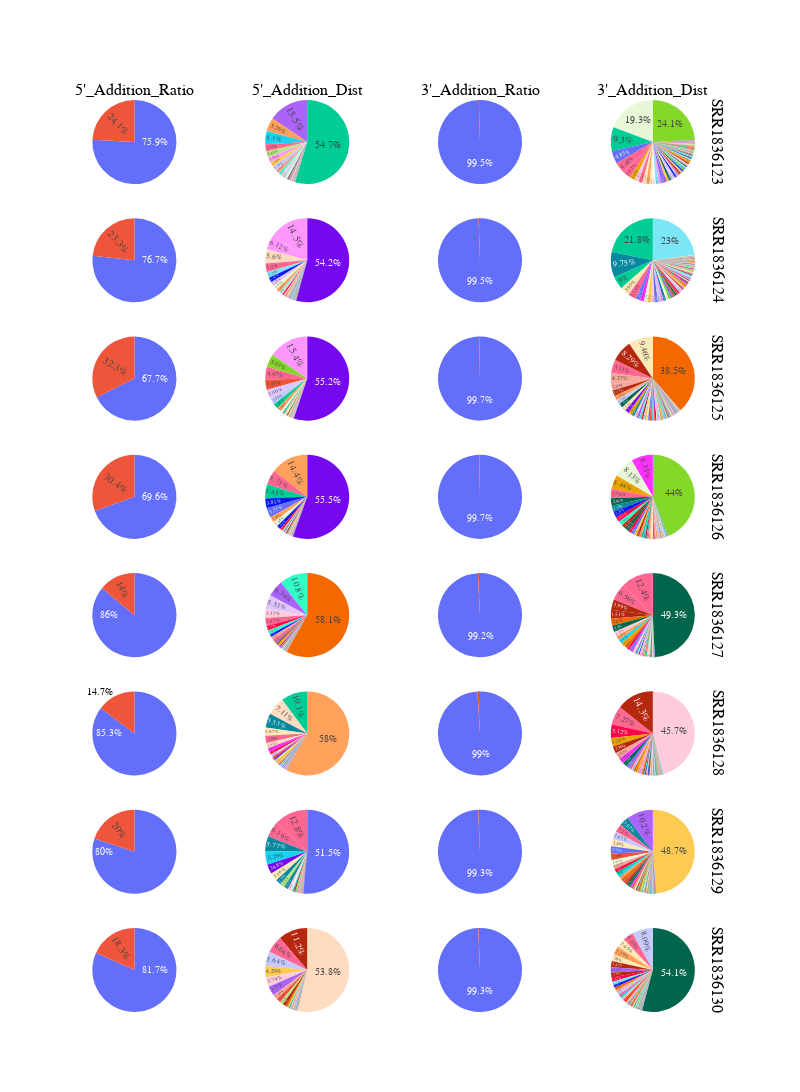

Notebook source saved alongside this figure:
### Code cell
'''
    The function shows the 5' and 3' base addition modifications of tRFs.
    The function will print the top 5' and 3' addition modifications
    And draw four types/columns of pie charts:
        1. Pie charts showing the ratio of tRFs with or without 5'-Addition modification
        2. Pie charts showing the composition of 5'-Addition modifications
        3. Pie charts showing the ratio of tRFs with or without 3'-Addition modification
        4. Pie charts showing the composition of 3'-Addition modifications
    @param d: The data object generated by data_loader.py
    @param proj_name: the name of project, the default is "test", use can check the name of hit.tab file
            it follows the pattern : <sampleID>+"_"+<proj_name>+"_hit.tab"
    @param top_num: The number of top addition modifications to be printed out
    @param radius: the radius of pies
    @param fontsize: font size of the title 
    @param fig_width: the width of the figure
    @param fig_height: the height of the figure
    @return: None
'''
rs.getAddModificationStatisitc2(d, 
                                proj_name = 'test', 
                                top_num=10,
                                fontsize=12,
                                fig_width=600,
                                fig_height=1200)

### Figure 1 — Plotly figure (JSON) as saved in the notebook; plotly's stock layout.template omitted (floating-point values rounded to 4 significant figures; data arrays with more than 128 entries replaced by an {"elided": "..."} marker saying what was removed)
{"data": [{"domain": {"x": [0.0, 0.17], "y": [0.9078, 1.0]}, "insidetextorientation": "radial", "labels": ["Addition", "None"], "type": "pie", "values": [1391000.0, 4384000.0]}, {"domain": {"x": [0.27, 0.44], "y": [0.9078, 1.0]}, "hovertext": {"elided": "252 str values"}, "textposition": "inside", "type": "pie", "values": {"elided": "252 float values"}}, {"domain": {"x": [0.54, 0.71], "y": [0.9078, 1.0]}, "labels": ["Addition", "None"], "textposition": "inside", "type": "pie", "values": [26230.0, 5749000.0]}, {"domain": {"x": [0.81, 0.98], "y": [0.9078, 1.0]}, "hovertext": ["A", "ACCATCCTCTGCTACCA", "ACCTCCACCA", "ACGGCACCA", "ATCCCAGCGGTGCCTCCA", "ATCTCCACCA", "CA", "CACCA", "CCA", "CCCACCAGAGTCGCCA", "CCCCGGCCCATGCACCA", "CCCGGCGGAGTCGCCA", "CCCGGTTTTCGGCACCA", "CCCTTCGTGGTCGCC", "CCCTTCGTGGTCGCCA", "CCGGTCGCCA", "CCGGTTTTCGGCACCA", "CCTCCGTGGTTACCA", "CCTGGGTTTCGGCACCA", "CCTGGTTTCGGCACCA", "CCTGTTCGGGCGCCA", "CCTTCGTGGTCGCCA", "CGACTACGCCA", "CGCATCCCAGCGAGGCCTCCA", "CGCCA", "CGCCTCCCAGCGGGGCCTCCA", "CGGATCCCAGCGAGGCCTCCA", "CGGATCCCAGCGTGGCCTCCA", "CGGCTCCCAGCGGGGCCTCCA", "CGTATCCCAGCGAGGCCTCCA", "CGTCTCCCAGCGGGGCCTCCA", "CTCACACGGGGCACCA", "CTCTGTTCGGGCGCCA", "CTCTTCGTGGTCGCCA", "CTGGGTTTCGGCACCA", "CTTCGTGGTCGCCA", "G", "GA", "GACGACCCACCA", "GACGACCCACCAA", "GACGATCCACCA", "GCCTCAGAGAGGGCACCA", "GCGCCA", "GCTACCA", "GG", "GGAGGCCCTGTGTTCGATCCACAGAATTCGCACCA", "GGAGGTCCTGTGTTCGA", "GGAGGTCCTGTGTTCGATCCA", "GGAGGTCCTGTGTTCGATCCACA", "GGAGGTCCTGTGTTCGATCCACAGA", "GGAGGTCCTGTGTTCGATCCACAGAACTCGCACCA", "GGAGGTCCTGTGTTCGATCCACAGAATCCGCACCA", "GGAGGTCCTGTGTTCGATCCACAGAATTCGCA", "GGAGGTCCTGTGTTCGATCCACAGAATTCGCAA", "GGAGGTCCTGTGTTCGATCCACAGAATTCGCACA", "GGAGGTCCTGTGTTCGATCCACAGAATTCGCACC", "GGAGGTCCTGTGTTCGATCCACAGAATTCGCACCA", "GGAGGTCCTGTGTTCGATCCACAGAATTCGCACCAA", "GGAGGTCCTGTGTTCGATCCACAGAATTCGCACCCA", "GGAGGTCCTGTGTTCGATCCACAGAATTCGTACCA", "GGAGGTCCTGTGTTCGATCCACAGAATTCTCACCA", "GGAGGTCCTGTGTTCGATCCACAGAATTGCACCA", "GGAGGTCCTGTGTTCGATCCACAGAATTTGCACCA", "GGAGGTCCTGTGTTCGATCTACAGAATTCGCACCA", "GGAGGTCTTGTGTTCGATCCACAGAATTCGCACCA", "GGAGTTCCTGTGTTCGATCCACAGAATTCGCACCA", "GGATGTCCTGTGTTCGATCCACAGAATTCGCACCA", "GGGCGCCA", "GGTCGCCA", "GTACCA", "GTAGGTCCTGTGTTCGATCCACAGAATTCGCACCA", "GTGCGCCA", "GTTGGGCGCCA", "T", "TA", "TACCA", "TCACCA", "TCCA", "TCCACCA", "TCCGTACGGGCCACCA", "TCGGCCCATGCACCA", "TCGGGCGCCA", "TCGGGTTTCGGCACCA", "TGAACCA", "TGACGCCA", "TGCCA", "TGGCGCCA", "TGGTCGCCA", "TTCCA", "TTGGGCGCCA", "TTTCTGGTCTCCAATGGAGGCGTGGGTTCGGATCCCACTTCTGACACCA", "TTTCTGGTCTCCAATGGAGGCGTGGGTTCGTATCCCACTTCTGACACCA"], "textposition": "inside", "type": "pie", "values": [793.0, 180.0, 178.0, 61.0, 20.0, 28.0, 5052.0, 48.0, 2439.0, 32.0, 53.0, 80.0, 28.0, 24.0, 1175.0, 51.0, 63.0, 27.0, 44.0, 23.0, 225.0, 364.0, 72.0, 20.0, 106.0, 29.0, 290.0, 25.0, 267.0, 129.0, 110.0, 512.0, 43.0, 240.0, 146.0, 149.0, 64.0, 314.0, 1271.0, 57.99, 85.99, 30.0, 44.0, 257.0, 32.0, 46.0, 68.0, 26.0, 34.0, 30.0, 32.0, 410.0, 149.0, 22.0, 198.0, 62.0, 6321.0, 20.0, 24.0, 31.0, 121.0, 27.0, 270.0, 22.0, 23.0, 53.0, 24.0, 90.0, 298.0, 27.0, 73.0, 126.0, 45.0, 23.0, 31.0, 214.0, 21.0, 21.0, 177.0, 22.0, 22.0, 302.0, 183.0, 91.0, 428.0, 163.0, 50.0, 24.0, 346.0, 21.0, 85.0, 47.0]}, {"domain": {"x": [0.0, 0.17], "y": [0.7781, 0.8703]}, "insidetextorientation": "radial", "labels": ["Addition", "None"], "type": "pie", "values": [1511000.0, 4984000.0]}, {"domain": {"x": [0.27, 0.44], "y": [0.7781, 0.8703]}, "hovertext": {"elided": "292 str values"}, "textposition": "inside", "type": "pie", "values": {"elided": "292 float values"}}, {"domain": {"x": [0.54, 0.71], "y": [0.7781, 0.8703]}, "labels": ["Addition", "None"], "textposition": "inside", "type": "pie", "values": [34610.0, 6461000.0]}, {"domain": {"x": [0.81, 0.98], "y": [0.7781, 0.8703]}, "hovertext": ["A", "AA", "ACCATCCTCTGCTACCA", "ACCTCCACCA", "ACGGCACCA", "ATCCCTCCGTGGTTACCA", "ATCTCCACCA", "C", "CA", "CACCA", "CCA", "CCCACCAGAGTCGCCA", "CCCATCTGGGGTGCCA", "CCCCGGCCCATGCACCA", "CCCGGCGGAGTCGCCA", "CCCGTGCCGGTCACCA", "CCCTTCGTGGTCGCC", "CCCTTCGTGGTCGCCA", "CCGGGTCTCGGCACCA", "CCGGTCGCCA", "CCGGTTTTCGGCACCA", "CCTCACACGGGGCACCA", "CCTCCGTGGTTACCA", "CCTGGGTTTCGGCACCA", "CCTGTTCAGGCGCCA", "CCTGTTCGGGCGCCA", "CCTTCGTGGTCGCCA", "CGACGCCA", "CGACTACGCCA", "CGATCCCAGCGAGGCCTCCA", "CGCATCCCAGCGAGGCCTCCA", "CGCCA", "CGCCTCCCAGCGGGGCCTCCA", "CGGATCCCAGCGAGGCCTCCA", "CGGATCCCAGCGTGGCCTCCA", "CGGCTCCCAGCGGGGCCTCCA", "CGTATCCCAGCGAGGCCTCCA", "CGTCTCCCAGCGGGGCCTCCA", "CTCACACGGGGCACCA", "CTCGTACGGGCCACCA", "CTCTGTTCGGGCGCCA", "CTCTTCGTGGTCGCCA", "CTGGGTTTCGGCACCA", "CTTCGTGGTCGCCA", "G", "GA", "GACGACCCACCA", "GACGACCCACCAA", "GACGACTCACCA", "GACGATCCACCA", "GCCA", "GCCTCAGAGAGGGCACCA", "GCGCCA", "GCTACCA", "GG", "GGAGGCCCTGTGTTCGATCCACAGAATTCGCACCA", "GGAGGTCCTGTGTTCGA", "GGAGGTCCTGTGTTCGATCCA", "GGAGGTCCTGTGTTCGATCCACA", "GGAGGTCCTGTGTTCGATCCACAGA", "GGAGGTCCTGTGTTCGATCCACAGAA", "GGAGGTCCTGTGTTCGATCCACAGAACTCGCACCA", "GGAGGTCCTGTGTTCGATCCACAGAATCCGCACA", "GGAGGTCCTGTGTTCGATCCACAGAATCCGCACCA", "GGAGGTCCTGTGTTCGATCCACAGAATTCGCA", "GGAGGTCCTGTGTTCGATCCACAGAATTCGCAA", "GGAGGTCCTGTGTTCGATCCACAGAATTCGCACA", "GGAGGTCCTGTGTTCGATCCACAGAATTCGCACC", "GGAGGTCCTGTGTTCGATCCACAGAATTCGCACCA", "GGAGGTCCTGTGTTCGATCCACAGAATTCGCACCAA", "GGAGGTCCTGTGTTCGATCCACAGAATTCGCACCCA", "GGAGGTCCTGTGTTCGATCCACAGAATTCGTACCA", "GGAGGTCCTGTGTTCGATCCACAGAATTCTCACCA", "GGAGGTCCTGTGTTCGATCCACAGAATTGCACCA", "GGAGGTCCTGTGTTCGATCCACAGAATTTGCACCA", "GGAGGTCCTGTGTTCGATCCACATAATTCGCACCA", "GGAGGTCCTGTGTTCGATCTACAGAATTCGCACCA", "GGAGGTCCTGTGTTCGATTCACAGAATTCGCACCA", "GGAGGTCTTGTGTTCGATCCACAGAATTCGCACCA", "GGAGTTCCTGTGTTCGATCCACAGAATTCGCACCA", "GGGCGCCA", "GGTCGCCA", "GTACCA", "GTAGGTCCTGTGTTCGATCCACAGAATTCGCACCA", "GTCCCGGCGGAGTCGCCA", "GTGCGCCA", "GTTGGGCGCCA", "T", "TA", "TACCA", "TCACCA", "TCAGGCGCCA", "TCCA", "TCCACCA", "TCCGTACGGGCCACCA", "TCGGGCGCCA", "TCGGGTTTCGGCACCA", "TGAACCA", "TGACGCCA", "TGCCA", "TGGCGCCA", "TGGTCGCCA", "TTCCA", "TTGGGCGCCA", "TTTCCA", "TTTCTGGTCTCCAATGGAGGCGTGGGTTCGGATCCCACTTCTGACACCA", "TTTCTGGTCTCCAATGGAGGCGTGGGTTCGTATCCCACTTCTGACACCA"], "textposition": "inside", "type": "pie", "values": [1102.0, 40.0, 176.0, 224.0, 116.0, 31.0, 47.0, 21.0, 7549.0, 36.0, 3376.0, 34.0, 28.0, 44.0, 87.0, 55.0, 25.0, 1263.0, 30.0, 38.0, 53.0, 21.0, 27.0, 49.0, 34.0, 440.0, 380.0, 27.0, 124.0, 20.0, 22.0, 158.0, 27.0, 260.0, 20.0, 331.0, 124.0, 139.0, 440.0, 22.0, 55.0, 167.0, 139.0, 167.0, 96.0, 390.0, 1731.0, 59.98, 42.99, 151.0, 20.0, 24.0, 73.0, 305.0, 43.0, 45.0, 72.0, 22.0, 61.0, 50.0, 22.0, 48.0, 22.0, 546.0, 281.0, 39.0, 254.0, 72.0, 7959.0, 20.0, 20.0, 40.0, 156.0, 28.0, 373.0, 29.0, 43.0, 23.0, 24.0, 86.0, 182.0, 357.0, 208.0, 78.0, 21.0, 92.0, 35.0, 21.0, 73.0, 162.0, 41.0, 22.0, 29.0, 129.0, 20.0, 565.0, 179.0, 89.0, 483.0, 148.0, 81.0, 34.0, 485.0, 29.0, 36.0, 113.0, 62.0]}, {"domain": {"x": [0.0, 0.17], "y": [0.6484, 0.7406]}, "insidetextorientation": "radial", "labels": ["Addition", "None"], "type": "pie", "values": [4118000.0, 8625000.0]}, {"domain": {"x": [0.27, 0.44], "y": [0.6484, 0.7406]}, "hovertext": {"elided": "268 str values"}, "textposition": "inside", "type": "pie", "values": {"elided": "268 float values"}}, {"domain": {"x": [0.54, 0.71], "y": [0.6484, 0.7406]}, "labels": ["Addition", "None"], "textposition": "inside", "type": "pie", "values": [42570.0, 12700000.0]}, {"domain": {"x": [0.81, 0.98], "y": [0.6484, 0.7406]}, "hovertext": ["A", "AA", "ACCA", "ACCCCCACCA", "ACCTCCACCA", "ACCTTCACCA", "ACGGTCCACC", "ACTTCCACCA", "AGCCA", "AGTTGA", "ATACCCCCACCA", "ATACCTCCACCA", "ATATCTCCACCA", "ATCTCCACCA", "ATTTCTGCTACCA", "CA", "CC", "CCA", "CCACCA", "CCAGCGGTGCCTCCA", "CCTCCA", "CGA", "CGACTACGCCA", "CGACTCCCAGCGTGGCCTCCA", "CGATCCCAGCGAGGCCTCCA", "CGATGCCTCCA", "CGCATCCCAGCGAGGCCTCCA", "CGCCTCCCAGCGGGGCCTCCA", "CGCGGCCTCCA", "CGCTGCCTCCA", "CGGATCCCAGCGAGGCCTCCA", "CGGATCCCAGCGTGGCCTCCA", "CGGATCCCAGTATAGCCTCCA", "CGGCTCCCAGCGGGGCCTCCA", "CGTATCCCAGCGAGGCCTCCA", "CGTATCCCAGCGTGGCCTCCA", "CGTCTCCCAGCGGGGCCTCCA", "CGTGCCTCCA", "CGTGGCCTCCA", "CGTTGCCTCCA", "G", "GA", "GACGACCCACCA", "GACGACCCACCAA", "GACGACTCACCA", "GACGATCCACCA", "GAGGTCCTGTGTTCGATCCACAGAATTCGCACCA", "GCCTGTCACCA", "GCTACCA", "GGAGAGCGCCAGACTGAAGATCTGGAGGTCCTGTGTTCGATCCACAGAATTCGC", "GGAGATCCTGTGTTCGATCCACAGAATTCGCACCA", "GGAGGCCCTGTGTTCGATCCACAGAATTCGCACCA", "GGAGGTCCTGTGTCCGATCCACAGAATTCGCACCA", "GGAGGTCCTGTGTTCGA", "GGAGGTCCTGTGTTCGATCCA", "GGAGGTCCTGTGTTCGATCCACA", "GGAGGTCCTGTGTTCGATCCACAGA", "GGAGGTCCTGTGTTCGATCCACAGAA", "GGAGGTCCTGTGTTCGATCCACAGAACTCGCACCA", "GGAGGTCCTGTGTTCGATCCACAGAATCCGCACA", "GGAGGTCCTGTGTTCGATCCACAGAATCCGCACCA", "GGAGGTCCTGTGTTCGATCCACAGAATTCGCA", "GGAGGTCCTGTGTTCGATCCACAGAATTCGCAA", "GGAGGTCCTGTGTTCGATCCACAGAATTCGCAAA", "GGAGGTCCTGTGTTCGATCCACAGAATTCGCAC", "GGAGGTCCTGTGTTCGATCCACAGAATTCGCACA", "GGAGGTCCTGTGTTCGATCCACAGAATTCGCACC", "GGAGGTCCTGTGTTCGATCCACAGAATTCGCACCA", "GGAGGTCCTGTGTTCGATCCACAGAATTCGCACCAA", "GGAGGTCCTGTGTTCGATCCACAGAATTCGCACCCA", "GGAGGTCCTGTGTTCGATCCACAGAATTCGTACCA", "GGAGGTCCTGTGTTCGATCCACAGAATTCTCACA", "GGAGGTCCTGTGTTCGATCCACAGAATTCTCACCA", "GGAGGTCCTGTGTTCGATCCACAGAATTGCACCA", "GGAGGTCCTGTGTTCGATCCACAGAATTGGCACCA", "GGAGGTCCTGTGTTCGATCCACAGAATTTGCACA", "GGAGGTCCTGTGTTCGATCCACAGAATTTGCACCA", "GGAGGTCCTGTGTTCGATCCACATAATTCGCACCA", "GGAGGTCCTGTGTTCGATCCATAGAATTCGCACCA", "GGAGGTCCTGTGTTCGATCTACAGAATCCGCACCA", "GGAGGTCCTGTGTTCGATCTACAGAATTCGCACCA", "GGAGGTCCTGTGTTCGATTCACAGAATTCGCACCA", "GGAGGTCCTTTGTTCGATCCACAGAATTCGCACCA", "GGAGGTCTTGTGTTCGATCCACAGAATTCGCACCA", "GGAGTTCCTGTGTTCGATCCACAGAATTCGCACCA", "GGATGTCCTGTGTTCGATCCACAGAATTCGCACCA", "GGGAGCCA", "GTAGGTCCTGTGTTCGATCCACAGAATTCGCACCA", "GTCCTCCA", "TA", "TACCA", "TCGGGCGCCA", "TCGGGGCCTCCA", "TCGGTGCCTCCA", "TGCCA", "TGCCTCCA", "TGCTACCA", "TGGTTCGA", "TGTCTCCA", "TGTGCCTCCA", "TTA", "TTCCA", "TTCCTCCA", "TTCGGGTTTCGGCACCA", "TTTA", "TTTCCA"], "textposition": "inside", "type": "pie", "values": [2174.0, 55.0, 322.0, 165.0, 733.0, 30.0, 20.0, 51.0, 25.0, 22.0, 20.0, 160.0, 21.0, 191.0, 22.0, 196.0, 21.0, 4027.0, 22.0, 22.0, 38.0, 65.0, 29.0, 33.0, 92.0, 21.0, 107.0, 125.0, 21.0, 84.0, 922.0, 68.0, 24.0, 731.0, 424.0, 23.0, 367.0, 159.0, 263.0, 676.0, 114.0, 1817.0, 3530.0, 270.0, 127.0, 272.0, 22.0, 23.0, 107.0, 20.0, 22.0, 50.0, 26.0, 74.0, 28.0, 110.0, 93.0, 27.0, 79.0, 52.0, 1061.0, 790.0, 94.0, 28.0, 33.0, 621.0, 235.0, 16410.0, 58.0, 74.0, 70.0, 22.0, 385.0, 39.0, 34.0, 22.0, 669.0, 39.0, 41.0, 22.0, 49.0, 26.0, 26.0, 54.0, 93.0, 36.0, 27.0, 150.0, 31.0, 196.0, 266.0, 27.0, 82.0, 156.0, 21.0, 51.0, 149.0, 122.0, 25.0, 443.0, 42.0, 156.0, 56.0, 61.0, 28.0, 21.0]}, {"domain": {"x": [0.0, 0.17], "y": [0.5188, 0.6109]}, "insidetextorientation": "radial", "labels": ["Addition", "None"], "type": "pie", "values": [1534000.0, 3509000.0]}, {"domain": {"x": [0.27, 0.44], "y": [0.5188, 0.6109]}, "hovertext": {"elided": "153 str values"}, "textposition": "inside", "type": "pie", "values": {"elided": "153 float values"}}, {"domain": {"x": [0.54, 0.71], "y": [0.5188, 0.6109]}, "labels": ["Addition", "None"], "textposition": "inside", "type": "pie", "values": [15020.0, 5028000.0]}, {"domain": {"x": [0.81, 0.98], "y": [0.5188, 0.6109]}, "hovertext": ["A", "ACCA", "ACCCCCACCA", "ACCTCCACCA", "ACTTCCACCA", "ATCTCCACCA", "CCA", "CGATCCCAGCGAGGCCTCCA", "CGCATCCCAGCGAGGCCTCCA", "CGCCTCCCAGCGGGGCCTCCA", "CGGATCCCAGCGAGGCCTCCA", "CGGCTCCCAGCGGGGCCTCCA", "CGTATCCCAGCGAGGCCTCCA", "CGTCTCCCAGCGGGGCCTCCA", "CGTGCCTCCA", "CGTGGCCTCCA", "CGTTGCCTCCA", "G", "GA", "GACGACCCACCA", "GACGATCCACCA", "GCTACCA", "GGAGAGCGCCAGACTGAAGATCTGGAGGTCCTGTGTTCGATCCACAGAATTCGC", "GGAGGCCCTGTGTTCGATCCACAGAATTCGCACCA", "GGAGGTCCTGTGTTCGA", "GGAGGTCCTGTGTTCGATCCACA", "GGAGGTCCTGTGTTCGATCCACAGA", "GGAGGTCCTGTGTTCGATCCACAGAACTCGCACCA", "GGAGGTCCTGTGTTCGATCCACAGAATCCGCACA", "GGAGGTCCTGTGTTCGATCCACAGAATCCGCACCA", "GGAGGTCCTGTGTTCGATCCACAGAATTCGCA", "GGAGGTCCTGTGTTCGATCCACAGAATTCGCAA", "GGAGGTCCTGTGTTCGATCCACAGAATTCGCAC", "GGAGGTCCTGTGTTCGATCCACAGAATTCGCACA", "GGAGGTCCTGTGTTCGATCCACAGAATTCGCACC", "GGAGGTCCTGTGTTCGATCCACAGAATTCGCACCA", "GGAGGTCCTGTGTTCGATCCACAGAATTCGCACCCA", "GGAGGTCCTGTGTTCGATCCACAGAATTCGTACCA", "GGAGGTCCTGTGTTCGATCCACAGAATTCTCACCA", "GGAGGTCCTGTGTTCGATCCACAGAATTGCACCA", "GGAGGTCCTGTGTTCGATCCACAGAATTTGCACCA", "GGAGGTCCTGTGTTCGATCTACAGAATTCGCACCA", "GTAGGTCCTGTGTTCGATCCACAGAATTCGCACCA", "TA", "TACCA", "TCGGTGCCTCCA", "TGCCTCCA", "TGCTACCA", "TGGTTCGA", "TGTGCCTCCA", "TTA", "TTCCA", "TTCGGGTTTCGGCACCA"], "textposition": "inside", "type": "pie", "values": [538.0, 68.0, 84.0, 307.0, 25.0, 112.0, 1221.0, 22.0, 26.0, 31.0, 357.0, 341.0, 163.0, 127.0, 49.0, 104.0, 245.0, 64.0, 818.0, 1255.0, 42.99, 65.0, 22.0, 21.0, 44.0, 26.0, 37.0, 38.0, 29.0, 437.0, 150.0, 27.0, 20.0, 244.0, 46.0, 6614.0, 20.0, 29.0, 180.0, 31.0, 277.0, 24.0, 52.0, 66.0, 31.0, 33.0, 24.0, 67.0, 71.0, 182.0, 33.0, 46.0, 39.0]}, {"domain": {"x": [0.0, 0.17], "y": [0.3891, 0.4813]}, "insidetextorientation": "radial", "labels": ["Addition", "None"], "type": "pie", "values": [220600.0, 1357000.0]}, {"domain": {"x": [0.27, 0.44], "y": [0.3891, 0.4813]}, "hovertext": ["A", "AA", "AAAGCGAATGA", "AAATCAATTGGT", "AAATTGGT", "AAGGACTGT", "AAGGCACCAGACTCAA", "AAGGCACCAGACTCAAC", "AAGGCACCAGACTCAAT", "AAT", "AATCAATTGGT", "AATG", "AATTGGT", "AC", "ACC", "ACCCC", "ACCCCCGCCACGCAGTTTTATCCGGTAAAGCGAATGA", "ACCTGCGGAAGGATCATT", "ACGCAGTTTTATCCGGTAAAGCGAATGA", "ACGGATT", "ACGTCTAGTTCTACAGTCCGACGATC", "ACTCACTATAGCGGATT", "AGACC", "AGAGACC", "AGAGCACGGTACTTAT", "AGCCC", "AGCGGATT", "AGCTCGCAGTCTCCCT", "AGGACTGT", "AGGCACCAGACTCAAC", "AGGCACCAGACTCAAT", "AGTGGTCTAAGGCACCAGACTCAAC", "AGTGGTCTAAGGCACCAGACTCAAT", "AGTTTTATCCGGTAAAGCGAATGA", "AT", "ATCCGGTAAAGCGAATGA", "ATGGCCGAGTGGTCTAAGGCACCAGACTCAG", "ATT", "ATTG", "ATTGGT", "C", "CA", "CC", "CCC", "CCGAGTGGTCTAAGGCACCAGACTCAA", "CCGAGTGGTCTAAGGCACCAGACTCAAC", "CCGAGTGGTCTAAGGCACCAGACTCAAT", "CG", "CGCGGATT", "CGGATT", "CGTGCTTGGCTGCAC", "CT", "CTGCGTTCAGCTCGCA", "CTT", "G", "GA", "GATT", "GC", "GCGGATT", "GCGGATTC", "GCGTATT", "GG", "GGATT", "GGT", "GT", "GTG", "GTGGATT", "T", "TA", "TAAAGCGAATGA", "TAAGGCACCAGACTCAAC", "TAAGGCACCAGACTCAAT", "TAATCAATTGGT", "TAGTTTTATCCGGTAAAGCGAATGA", "TATG", "TC", "TCCC", "TCCGGTCGCAGTCTCCCT", "TCCTC", "TCG", "TCGAGTGGTCTAAGGCACCAGACTCAAC", "TCGAGTGGTCTAAGGCACCAGACTCAAT", "TCGCAGTCTCCCT", "TCGGATT", "TCGGT", "TCTAAGGCACCAGACTCAAC", "TCTAAGGCACCAGACTCAAT", "TG", "TGCGGATT", "TGGATT", "TGGCCGAGTGGTCTAAGGCACCAGACTCAAT", "TGGT", "TT", "TTCCC", "TTG", "TTTG"], "textposition": "inside", "type": "pie", "values": [6775.0, 87.0, 25.0, 29.0, 35.0, 43.0, 24.0, 309.0, 161.0, 20.0, 58.99, 49.0, 77.0, 1092.0, 20.0, 31.0, 49.0, 28.0, 28.0, 20.0, 24.0, 36.0, 21.0, 115.0, 100.0, 108.0, 24.0, 49.0, 98.0, 88.0, 38.0, 74.0, 68.0, 246.0, 7437.0, 54.0, 24.0, 160.0, 321.0, 36.0, 23790.0, 2519.0, 423.0, 35.0, 33.0, 146.0, 124.0, 123.0, 61.0, 130.0, 28.0, 1755.0, 77.0, 32.0, 2542.0, 33.0, 41.0, 1228.0, 3929.0, 35.0, 33.0, 185.0, 43.0, 25.0, 1370.0, 23.0, 179.0, 128300.0, 170.0, 32.0, 90.0, 65.0, 55.0, 25.0, 144.0, 12210.0, 947.0, 104.0, 43.0, 48.0, 32.0, 20.0, 219.0, 1108.0, 19.99, 80.0, 29.0, 3597.0, 437.0, 73.0, 24.0, 42.0, 14100.0, 90.0, 155.0, 1328.0]}, {"domain": {"x": [0.54, 0.71], "y": [0.3891, 0.4813]}, "labels": ["Addition", "None"], "textposition": "inside", "type": "pie", "values": [12860.0, 1565000.0]}, {"domain": {"x": [0.81, 0.98], "y": [0.3891, 0.4813]}, "hovertext": ["A", "CA", "CCA", "CCCTTCGTGGTCGCCA", "CCGGTTTTCGGCACCA", "CCTTCGTGGTCGCCA", "CGCCA", "CGGATCCCAGCGAGGCCTCCA", "CGGCTCCCAGCGGGGCCTCCA", "CGTATCCCAGCGAGGCCTCCA", "CGTCTCCCAGCGGGGCCTCCA", "CTCACACGGGGCACCA", "CTCTTCGTGGTCGCCA", "CTGGGTTTCGGCACCA", "CTTCGTGGTCGCCA", "GA", "GACGACCCACCA", "GCGCCA", "GGAGGCCCTGTGTTCGATCCACAGAATTCGCACCA", "GGAGGTCCTGTGTTCGA", "GGAGGTCCTGTGTTCGATCCA", "GGAGGTCCTGTGTTCGATCCACA", "GGAGGTCCTGTGTTCGATCCACAGA", "GGAGGTCCTGTGTTCGATCCACAGAACTCGCACCA", "GGAGGTCCTGTGTTCGATCCACAGAATCCGCACCA", "GGAGGTCCTGTGTTCGATCCACAGAATTCGCA", "GGAGGTCCTGTGTTCGATCCACAGAATTCGCAA", "GGAGGTCCTGTGTTCGATCCACAGAATTCGCACA", "GGAGGTCCTGTGTTCGATCCACAGAATTCGCACC", "GGAGGTCCTGTGTTCGATCCACAGAATTCGCACCA", "GGAGGTCCTGTGTTCGATCCACAGAATTCGTACCA", "GGAGGTCCTGTGTTCGATCCACAGAATTCTCACCA", "GGAGGTCCTGTGTTCGATCCACAGAATTTGCACA", "GGAGGTCCTGTGTTCGATCCACAGAATTTGCACCA", "GGAGGTCCTGTGTTCGATCTACAGAATTCGCACCA", "GGAGGTCCTGTGTTCGATCTACAGAATTTGCACCA", "GGAGTTCCTGTGTTCGATCCACAGAATTCGCACCA", "GGGCGCCA", "GTAGGTCCTGTGTTCGATCCACAGAATTCGCACCA", "TCCACCA", "TCGGGCGCCA", "TCGGGTTTCGGCACCA", "TGAACCA", "TGACGCCA", "TTCCA", "TTTCCA", "TTTCTGGTCTCCAATGGAGGCGTGGGTTCGGATCCCACTTCTGACACCA", "TTTCTGGTCTCCAATGGAGGCGTGGGTTCGTATCCCACTTCTGACACCA"], "textposition": "inside", "type": "pie", "values": [844.0, 1590.0, 513.0, 137.0, 26.0, 25.0, 26.0, 36.0, 33.0, 23.0, 20.0, 50.0, 33.0, 41.0, 23.0, 215.0, 451.0, 22.0, 30.0, 79.0, 39.0, 69.0, 71.0, 28.0, 343.0, 224.0, 26.0, 224.0, 66.0, 6342.0, 25.0, 186.0, 24.0, 322.0, 42.0, 21.0, 26.0, 23.0, 112.0, 53.0, 28.0, 27.0, 32.0, 26.0, 162.0, 20.0, 53.0, 34.0]}, {"domain": {"x": [0.0, 0.17], "y": [0.2594, 0.3516]}, "insidetextorientation": "radial", "labels": ["Addition", "None"], "type": "pie", "values": [289400.0, 1674000.0]}, {"domain": {"x": [0.27, 0.44], "y": [0.2594, 0.3516]}, "hovertext": {"elided": "132 str values"}, "textposition": "inside", "type": "pie", "values": {"elided": "132 float values"}}, {"domain": {"x": [0.54, 0.71], "y": [0.2594, 0.3516]}, "labels": ["Addition", "None"], "textposition": "inside", "type": "pie", "values": [19340.0, 1944000.0]}, {"domain": {"x": [0.81, 0.98], "y": [0.2594, 0.3516]}, "hovertext": ["A", "AA", "CA", "CCA", "CCCTTCGTGGTCGCCA", "CCGGTTTTCGGCACCA", "CCTGCGGAAGGATCATTA", "CCTGGGTTTCGGCACCA", "CCTTCGTGGTCGCCA", "CGCCA", "CGGATCCCAGCGAGGCCTCCA", "CGGCTCCCAGCGGGGCCTCCA", "CGTCTCCCAGCGGGGCCTCCA", "CTCACACGGGGCACCA", "CTCTTCGTGGTCGCCA", "CTGGGTTTCGGCACCA", "CTTCGTGGTCGCCA", "G", "GA", "GACGACCCACCA", "GGA", "GGAGAGCGCCAGACTGAAGATCTGGAGGTCCTGTGTTCGATCCACAGAATTCGC", "GGAGGCCCTGTGTTCGATCCACAGAATTCGCACCA", "GGAGGTCCTGTGTCCGATCCACAGAATTCGCACCA", "GGAGGTCCTGTGTTCGA", "GGAGGTCCTGTGTTCGATCCA", "GGAGGTCCTGTGTTCGATCCACA", "GGAGGTCCTGTGTTCGATCCACAGA", "GGAGGTCCTGTGTTCGATCCACAGAA", "GGAGGTCCTGTGTTCGATCCACAGAACTCGCACCA", "GGAGGTCCTGTGTTCGATCCACAGAATCCGCACCA", "GGAGGTCCTGTGTTCGATCCACAGAATTCGCA", "GGAGGTCCTGTGTTCGATCCACAGAATTCGCACA", "GGAGGTCCTGTGTTCGATCCACAGAATTCGCACC", "GGAGGTCCTGTGTTCGATCCACAGAATTCGCACCA", "GGAGGTCCTGTGTTCGATCCACAGAATTCGCACCAA", "GGAGGTCCTGTGTTCGATCCACAGAATTCGCACCCA", "GGAGGTCCTGTGTTCGATCCACAGAATTCGTACCA", "GGAGGTCCTGTGTTCGATCCACAGAATTCTCACCA", "GGAGGTCCTGTGTTCGATCCACAGAATTGCACCA", "GGAGGTCCTGTGTTCGATCCACAGAATTTGCACA", "GGAGGTCCTGTGTTCGATCCACAGAATTTGCACCA", "GGAGGTCCTGTGTTCGATCCACATAATTCGCACCA", "GGAGGTCCTGTGTTCGATCCATAGAATTCGCACCA", "GGAGGTCCTGTGTTCGATCTACAGA", "GGAGGTCCTGTGTTCGATCTACAGAATTCGCACCA", "GGAGGTCCTGTGTTCGATCTACAGAATTTGCACCA", "GGAGGTCCTGTGTTCGATTCACAGAATTCGCACCA", "GGAGGTCTTGTGTTCGATCCACAGAATTCGCACCA", "GGAGTTCCTGTGTTCGATCCACAGAATTCGCACCA", "GGGCGCCA", "GTAGGTCCTGTGTTCGATCCACAGAATTCGCACCA", "TA", "TCACTATGTTGCCCAGGCTGGAGTGCAGTGGCTA", "TCCACCA", "TCGGGCGCCA", "TCGGGTTTCGGCACCA", "TGAACCA", "TGACGCCA", "TTCCA", "TTTCTGGTCTCCAATGGAGGCGTGGGTTCGGATCCCACTTCTGACACCA", "TTTCTGGTCTCCAATGGAGGCGTGGGTTCGTATCCCACTTCTGACACCA"], "textposition": "inside", "type": "pie", "values": [1406.0, 28.0, 2770.0, 990.0, 171.0, 27.0, 23.0, 20.0, 30.0, 35.0, 30.0, 54.0, 22.0, 60.0, 47.0, 32.0, 32.0, 21.0, 140.0, 432.0, 33.0, 39.0, 38.0, 22.0, 162.0, 33.0, 121.0, 127.0, 25.0, 56.0, 553.0, 635.0, 337.0, 49.0, 8846.0, 27.0, 22.0, 48.0, 257.0, 20.0, 20.0, 469.0, 26.0, 27.0, 23.0, 57.0, 36.0, 23.0, 22.0, 36.0, 25.0, 173.0, 48.0, 23.0, 67.0, 68.0, 26.0, 73.0, 22.0, 96.0, 113.0, 49.0]}, {"domain": {"x": [0.0, 0.17], "y": [0.1297, 0.2219]}, "insidetextorientation": "radial", "labels": ["Addition", "None"], "type": "pie", "values": [663800.0, 2661000.0]}, {"domain": {"x": [0.27, 0.44], "y": [0.1297, 0.2219]}, "hovertext": ["A", "AA", "AAAGCGAATGA", "AAATCAATTGGT", "AAATTGGT", "AACC", "AACCCC", "AAGGCACCAGACTCAAC", "AAGGCACCAGACTCAAT", "AAGGCACTGCGTTCAGCTCGCAGTCTCCCC", "AATCAATTGGT", "AATG", "AATGCA", "AATGGAA", "AATTGGT", "AC", "ACAGTCCGACGATC", "ACC", "ACCCC", "ACGACTCACTATAGCGGATT", "ACGGATT", "ACGTCTAGTTCTACAGTCCGACGATC", "ACTATAGCGGATT", "ACTCACTATAGCGGATT", "AG", "AGACC", "AGAGACC", "AGAGCACGTGCTTGGCGTGCACG", "AGC", "AGCA", "AGCCC", "AGCGGATT", "AGGACTGT", "AGT", "AGTGGTCTAAGGCACCAGACTCAAC", "AGTGGTCTAAGGCACCAGACTCAAT", "AGTTTTATCCGGTAAAGCGAATGA", "AT", "ATC", "ATCAATTGGT", "ATG", "ATGGAA", "ATGGAG", "ATGGCCGAGTGGTCTAAGGCACCAGACTCAG", "ATGGCCGAGTGGTCTAAGGCACCAGACTCAT", "ATGGCCGAGTGGTCTAATGCACCAGACTCAAC", "ATGGCCGAGTGGTCTAATGCACCAGACTCAAT", "ATT", "ATTG", "ATTGGT", "ATTTG", "C", "CA", "CAATTGGT", "CACGTGCTTGGCGTGCACG", "CACGTGCTTGGCGTGCACT", "CAT", "CC", "CCC", "CCCC", "CCGAGTGGTCTAAGGCACCAGACTCAAC", "CCGAGTGGTCTAAGGCACCAGACTCAAT", "CCGGATT", "CCT", "CG", "CGCGGATT", "CGGATT", "CGTGCTTGGCGTGCACG", "CGTGCTTGGCGTGCACT", "CGTGCTTGGCGTGCACTAGGTC", "CT", "CTCACTATAGCGGATT", "CTCGCTTGGCGTGTG", "CTT", "G", "GA", "GAATG", "GAC", "GACTCACTATAGCGGATT", "GATT", "GATTG", "GC", "GCACGTGCTTGGCGTGCACG", "GCGGATC", "GCGGATT", "GCGGATTC", "GCGGTT", "GCGTATT", "GG", "GGATT", "GGT", "GT", "GTG", "GTGGATT", "GTT", "T", "TA", "TAAAGCGAATGA", "TAAGGCACCAGACTCAAC", "TAATCAATTGGT", "TAATTGGT", "TACGACTCACTATAGCGGATTTAGCTCAGTTGGGAGAGCGCCAGACTGAAGATCTGGAGGTCCT", "TATGGAA", "TATT", "TC", "TCAATTGGT", "TCAT", "TCCC", "TCCTC", "TCG", "TCGGATT", "TG", "TGCGGATT", "TGGATT", "TGGG", "TGGT", "TGT", "TT", "TTAATCAATTGGT", "TTC", "TTCCC", "TTG", "TTGGT", "TTT"], "textposition": "inside", "type": "pie", "values": [40870.0, 801.0, 20.0, 44.0, 51.0, 103.0, 28.0, 109.0, 60.0, 78.0, 119.0, 103.0, 32.0, 22.0, 92.0, 3831.0, 35.0, 121.0, 376.0, 115.0, 28.0, 37.0, 24.0, 53.0, 409.0, 192.0, 1082.0, 21.0, 41.0, 24.0, 360.0, 47.0, 22.0, 24.0, 20.0, 29.0, 102.0, 21000.0, 24.0, 34.0, 67.0, 285.0, 64.0, 27.0, 23.0, 24.0, 20.0, 324.0, 872.0, 45.99, 27.0, 85270.0, 34900.0, 43.0, 40.0, 26.0, 81.0, 3588.0, 142.0, 256.0, 41.0, 34.0, 38.0, 47.0, 1873.0, 157.0, 241.0, 305.0, 165.0, 34.0, 11000.0, 20.0, 49.0, 26.0, 14430.0, 164.0, 32.0, 40.0, 50.0, 55.0, 41.0, 4739.0, 32.0, 24.0, 7182.0, 58.0, 22.0, 43.0, 255.0, 58.0, 39.0, 2757.0, 29.0, 283.0, 20.0, 342000.0, 813.0, 27.0, 30.0, 79.0, 31.0, 56.0, 36.0, 21.0, 38320.0, 22.0, 34.0, 892.0, 65.0, 207.0, 1973.0, 11490.0, 896.0, 108.0, 344.0, 60.0, 22.0, 24410.0, 32.99, 44.0, 70.0, 570.0, 26.0, 22.0]}, {"domain": {"x": [0.54, 0.71], "y": [0.1297, 0.2219]}, "labels": ["Addition", "None"], "textposition": "inside", "type": "pie", "values": [23030.0, 3302000.0]}, {"domain": {"x": [0.81, 0.98], "y": [0.1297, 0.2219]}, "hovertext": ["A", "AA", "ACCCCCACCA", "ACCTCCACCA", "ACTTCCACCA", "ATCTCCACCA", "CA", "CCA", "CCCTTCGTGGTCGCCA", "CGA", "CGCATCCCAGCGAGGCCTCCA", "CGCCA", "CGCCTCCCAGCGGGGCCTCCA", "CGGATCCCAGCGAGGCCTCCA", "CGGATCCCAGCGTGGCCTCCA", "CGGCTCCCAGCGGGGCCTCCA", "CGTATCCCAGCGAGGCCTCCA", "CGTCTCCCAGCGGGGCCTCCA", "CGTGGCCTCCA", "CGTTGCCTCCA", "CTGGGTTTCGGCACCA", "G", "GA", "GACGACCCACCA", "GAGGTCCTGTGTTCGATCCACAGAATTCGCACCA", "GCTACCA", "GGA", "GGAGAGCGCCAGACTGAAGATCTGGAGGTCCTGTGTTCGATCCACAGAATTCGC", "GGAGGCCCTGTGTTCGATCCACAGAATTCGCACCA", "GGAGGTCCTGTGTCCGATCCACAGAATTCGCACCA", "GGAGGTCCTGTGTTCGA", "GGAGGTCCTGTGTTCGATCCA", "GGAGGTCCTGTGTTCGATCCACA", "GGAGGTCCTGTGTTCGATCCACAGA", "GGAGGTCCTGTGTTCGATCCACAGAA", "GGAGGTCCTGTGTTCGATCCACAGAACTCGCACCA", "GGAGGTCCTGTGTTCGATCCACAGAATCCGCACA", "GGAGGTCCTGTGTTCGATCCACAGAATCCGCACCA", "GGAGGTCCTGTGTTCGATCCACAGAATTCGCA", "GGAGGTCCTGTGTTCGATCCACAGAATTCGCAA", "GGAGGTCCTGTGTTCGATCCACAGAATTCGCAC", "GGAGGTCCTGTGTTCGATCCACAGAATTCGCACA", "GGAGGTCCTGTGTTCGATCCACAGAATTCGCACC", "GGAGGTCCTGTGTTCGATCCACAGAATTCGCACCA", "GGAGGTCCTGTGTTCGATCCACAGAATTCGCACCAA", "GGAGGTCCTGTGTTCGATCCACAGAATTCGCACCCA", "GGAGGTCCTGTGTTCGATCCACAGAATTCGTACCA", "GGAGGTCCTGTGTTCGATCCACAGAATTCTCACA", "GGAGGTCCTGTGTTCGATCCACAGAATTCTCACCA", "GGAGGTCCTGTGTTCGATCCACAGAATTGCACCA", "GGAGGTCCTGTGTTCGATCCACAGAATTTGCACCA", "GGAGGTCCTGTGTTCGATCCACATAATTCGCACCA", "GGAGGTCCTGTGTTCGATCCATAGAATTCGCACCA", "GGAGGTCCTGTGTTCGATCTACAGAATCCGCACCA", "GGAGGTCCTGTGTTCGATCTACAGAATTCGCACCA", "GGAGGTCTTGTGTTCGATCCACAGAATTCGCACCA", "GGAGTTCCTGTGTTCGATCCACAGAATTCGCACCA", "GGATGTCCTGTGTTCGATCCACAGAATTCGCACCA", "GTAGGTCCTGTGTTCGATCCACAGAATCCGCACCA", "GTAGGTCCTGTGTTCGATCCACAGAATTCGCACCA", "TA", "TCGGTGCCTCCA", "TGAACCA", "TGACGCCA", "TGGTTCGA", "TGTGCCTCCA", "TTA", "TTCCA", "TTTA", "TTTCCA", "TTTCTGGTCTCCAATGGAGGCGTGGGTTCGGATCCCACTTCTGACACCA", "TTTTA"], "textposition": "inside", "type": "pie", "values": [737.0, 29.0, 33.0, 309.0, 24.0, 32.0, 439.0, 2359.0, 33.0, 89.0, 22.0, 29.0, 24.0, 244.0, 30.0, 247.0, 73.0, 110.0, 40.0, 151.0, 25.0, 42.0, 684.0, 846.0, 21.0, 26.0, 24.0, 56.0, 46.0, 25.0, 197.0, 50.0, 169.0, 154.0, 35.0, 65.0, 30.0, 665.0, 634.0, 55.0, 20.0, 380.0, 96.0, 11210.0, 30.0, 38.0, 56.0, 24.0, 268.0, 24.0, 594.0, 24.0, 27.0, 20.0, 45.0, 27.0, 70.0, 22.0, 21.0, 242.0, 146.0, 31.0, 21.0, 27.0, 239.0, 73.0, 150.0, 76.0, 51.0, 24.0, 26.0, 26.0]}, {"domain": {"x": [0.0, 0.17], "y": [0.0, 0.09219]}, "insidetextorientation": "radial", "labels": ["Addition", "None"], "type": "pie", "values": [475100.0, 2127000.0]}, {"domain": {"x": [0.27, 0.44], "y": [0.0, 0.09219]}, "hovertext": ["A", "AA", "AAATCAATTGGT", "AAATTGGT", "AAGGCACCAGACTCAAC", "AAGGCACCAGACTCAAT", "AAGGCACTGCGTTCAGCTCGCAGTCTCCCC", "AAT", "AATCAATTGGT", "AATG", "AATGCA", "AATTGGT", "AC", "ACAGTCCGACGATC", "ACC", "ACCCC", "ACGGATT", "ACGTCTAGTTCTACAGTCCGACGATC", "ACTCACTATAGCGGATT", "AG", "AGACC", "AGAGACC", "AGC", "AGCCC", "AGCGGATT", "AGT", "AGTGGTCTAAGGCACCAGACTCAAC", "AGTTTTATCCGGTAAAGCGAATGA", "AT", "ATCAATTGGT", "ATG", "ATGGAA", "ATGGAG", "ATGGCCGAGTGGTCTAAGGCACCAGACTCAG", "ATGGCCGAGTGGTCTAAGGCACCAGACTCAT", "ATGGCCGAGTGGTCTAATGCACCAGACTCAAC", "ATGGCCGATTGGTCTAAGGCACCAGACTCAAC", "ATGGG", "ATT", "ATTG", "ATTGGT", "ATTTG", "C", "CA", "CAATTGGT", "CAT", "CC", "CCC", "CCCC", "CCGAGTGGTCTAAGGCACCAGACTCAAC", "CCGGATT", "CG", "CGCGGATT", "CGGATT", "CGTGCTTGGCGTGCACG", "CGTGCTTGGCGTGCACT", "CGTGCTTGGCGTGCACTAGGTC", "CT", "CTCGCTTGGCGTGTG", "CTT", "G", "GA", "GAATG", "GAC", "GACTCACTATAGCGGATT", "GATT", "GATTG", "GC", "GCACGTGCTTGGCGTGCACG", "GCGGATT", "GCGGATTC", "GCGTATT", "GG", "GGATT", "GGT", "GT", "GTG", "GTGGATT", "T", "TA", "TAATCAATTGGT", "TATGGAA", "TC", "TCAATTGGT", "TCAT", "TCCC", "TCCTC", "TCG", "TCGGATT", "TG", "TGC", "TGCGGATT", "TGCGGATTC", "TGGATT", "TGGG", "TGGT", "TT", "TTAATCAATTGGT", "TTCCC", "TTG", "TTGGT"], "textposition": "inside", "type": "pie", "values": [31640.0, 508.0, 25.0, 66.0, 92.0, 40.0, 47.0, 20.0, 93.0, 75.0, 28.0, 75.0, 2862.0, 35.0, 94.0, 205.0, 27.0, 34.0, 35.0, 335.0, 105.0, 753.0, 38.0, 196.0, 46.0, 21.0, 22.0, 55.0, 17570.0, 38.0, 59.0, 232.0, 63.0, 20.0, 33.0, 20.0, 20.0, 23.0, 269.0, 683.0, 34.0, 21.0, 53160.0, 20400.0, 19.99, 54.0, 2161.0, 97.0, 137.0, 23.0, 29.0, 1145.0, 96.0, 219.0, 158.0, 78.0, 20.0, 6173.0, 37.0, 23.0, 9291.0, 21.0, 32.0, 20.0, 37.0, 77.0, 36.0, 3293.0, 21.0, 6177.0, 42.0, 40.0, 101.0, 47.0, 23.0, 1773.0, 28.0, 196.0, 255600.0, 454.0, 75.0, 30.0, 26790.0, 20.99, 26.0, 670.0, 46.0, 208.0, 1588.0, 8096.0, 27.0, 846.0, 21.0, 79.0, 234.0, 39.0, 17760.0, 20.99, 47.0, 409.0, 28.0]}, {"domain": {"x": [0.54, 0.71], "y": [0.0, 0.09219]}, "labels": ["Addition", "None"], "textposition": "inside", "type": "pie", "values": [17610.0, 2584000.0]}, {"domain": {"x": [0.81, 0.98], "y": [0.0, 0.09219]}, "hovertext": ["A", "ACCTCCACCA", "ATCTCCACCA", "CA", "CCA", "CCCTTCGTGGTCGCCA", "CGA", "CGATCCCAGCGAGGCCTCCA", "CGCCTCCCAGCGGGGCCTCCA", "CGGATCCCAGCGAGGCCTCCA", "CGGATCCCAGCGTGGCCTCCA", "CGGCTCCCAGCGGGGCCTCCA", "CGTATCCCAGCGAGGCCTCCA", "CGTCTCCCAGCGGGGCCTCCA", "CGTTGCCTCCA", "G", "GA", "GACGACCCACCA", "GAGGTCCTGTGTTCGATCCACAGAATTCGCACCA", "GCTACCA", "GGA", "GGAGGCCCTGTGTTCGATCCACAGAATTCGCACCA", "GGAGGTCCTGTGTTCGA", "GGAGGTCCTGTGTTCGATCCA", "GGAGGTCCTGTGTTCGATCCACA", "GGAGGTCCTGTGTTCGATCCACAGA", "GGAGGTCCTGTGTTCGATCCACAGAACTCGCACCA", "GGAGGTCCTGTGTTCGATCCACAGAATCCGCACCA", "GGAGGTCCTGTGTTCGATCCACAGAATTCGCA", "GGAGGTCCTGTGTTCGATCCACAGAATTCGCAA", "GGAGGTCCTGTGTTCGATCCACAGAATTCGCACA", "GGAGGTCCTGTGTTCGATCCACAGAATTCGCACC", "GGAGGTCCTGTGTTCGATCCACAGAATTCGCACCA", "GGAGGTCCTGTGTTCGATCCACAGAATTCGCACCAA", "GGAGGTCCTGTGTTCGATCCACAGAATTCGCACCCA", "GGAGGTCCTGTGTTCGATCCACAGAATTCGTACCA", "GGAGGTCCTGTGTTCGATCCACAGAATTCTCACCA", "GGAGGTCCTGTGTTCGATCCACAGAATTTGCACCA", "GGAGGTCCTGTGTTCGATCCACATAATTCGCACCA", "GGAGGTCCTGTGTTCGATCCATAGAATTCGCACCA", "GGAGGTCCTGTGTTCGATCTACAGAATTCGCACCA", "GGAGGTCTTGTGTTCGATCCACAGAATTCGCACCA", "GGAGTTCCTGTGTTCGATCCACAGAATTCGCACCA", "GGATGTCCTGTGTTCGATCCACAGAATTCGCACCA", "GTAGGTCCTGTGTTCGATCCACAGAATTCGCACCA", "TA", "TCGGTGCCTCCA", "TGGTTCGA", "TGTGCCTCCA", "TTA", "TTCCA", "TTTA"], "textposition": "inside", "type": "pie", "values": [710.0, 154.0, 25.0, 290.0, 1424.0, 31.0, 32.0, 21.0, 23.0, 143.0, 21.0, 201.0, 61.0, 53.0, 85.0, 20.0, 424.0, 607.0, 22.0, 23.0, 25.0, 37.0, 181.0, 49.0, 124.0, 130.0, 53.0, 597.0, 375.0, 23.0, 306.0, 89.0, 9531.0, 33.0, 28.0, 50.0, 229.0, 457.0, 20.0, 23.0, 43.0, 24.0, 55.0, 21.0, 197.0, 87.0, 25.0, 183.0, 65.0, 97.0, 60.0, 21.0]}], "layout": {"annotations": [{"font": {"size": 16}, "showarrow": false, "text": "5'_Addition_Ratio", "x": 0.085, "xanchor": "center", "xref": "paper", "y": 1.0, "yanchor": "bottom", "yref": "paper"}, {"font": {"size": 16}, "showarrow": false, "text": "5'_Addition_Dist", "x": 0.355, "xanchor": "center", "xref": "paper", "y": 1.0, "yanchor": "bottom", "yref": "paper"}, {"font": {"size": 16}, "showarrow": false, "text": "3'_Addition_Ratio", "x": 0.625, "xanchor": "center", "xref": "paper", "y": 1.0, "yanchor": "bottom", "yref": "paper"}, {"font": {"size": 16}, "showarrow": false, "text": "3'_Addition_Dist", "x": 0.895, "xanchor": "center", "xref": "paper", "y": 1.0, "yanchor": "bottom", "yref": "paper"}, {"font": {"size": 16}, "showarrow": false, "text": "SRR1836123", "textangle": 90, "x": 0.98, "xanchor": "left", "xref": "paper", "y": 0.9539, "yanchor": "middle", "yref": "paper"}, {"font": {"size": 16}, "showarrow": false, "text": "SRR1836124", "textangle": 90, "x": 0.98, "xanchor": "left", "xref": "paper", "y": 0.8242, "yanchor": "middle", "yref": "paper"}, {"font": {"size": 16}, "showarrow": false, "text": "SRR1836125", "textangle": 90, "x": 0.98, "xanchor": "left", "xref": "paper", "y": 0.6945, "yanchor": "middle", "yref": "paper"}, {"font": {"size": 16}, "showarrow": false, "text": "SRR1836126", "textangle": 90, "x": 0.98, "xanchor": "left", "xref": "paper", "y": 0.5648, "yanchor": "middle", "yref": "paper"}, {"font": {"size": 16}, "showarrow": false, "text": "SRR1836127", "textangle": 90, "x": 0.98, "xanchor": "left", "xref": "paper", "y": 0.4352, "yanchor": "middle", "yref": "paper"}, {"font": {"size": 16}, "showarrow": false, "text": "SRR1836128", "textangle": 90, "x": 0.98, "xanchor": "left", "xref": "paper", "y": 0.3055, "yanchor": "middle", "yref": "paper"}, {"font": {"size": 16}, "showarrow": false, "text": "SRR1836129", "textangle": 90, "x": 0.98, "xanchor": "left", "xref": "paper", "y": 0.1758, "yanchor": "middle", "yref": "paper"}, {"font": {"size": 16}, "showarrow": false, "text": "SRR1836130", "textangle": 90, "x": 0.98, "xanchor": "left", "xref": "paper", "y": 0.04609, "yanchor": "middle", "yref": "paper"}], "font": {"color": "black", "family": "Times New Roman", "size": 10}, "height": 1400, "showlegend": false, "width": 800}}
